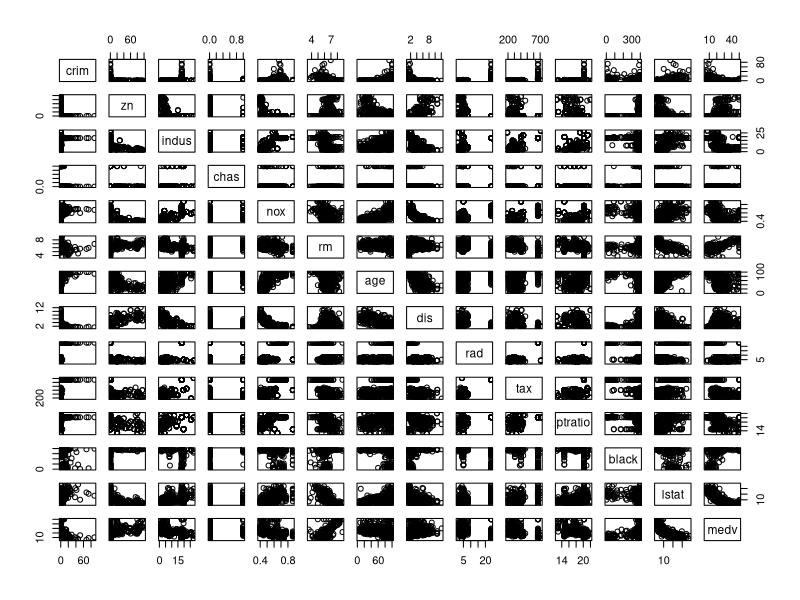
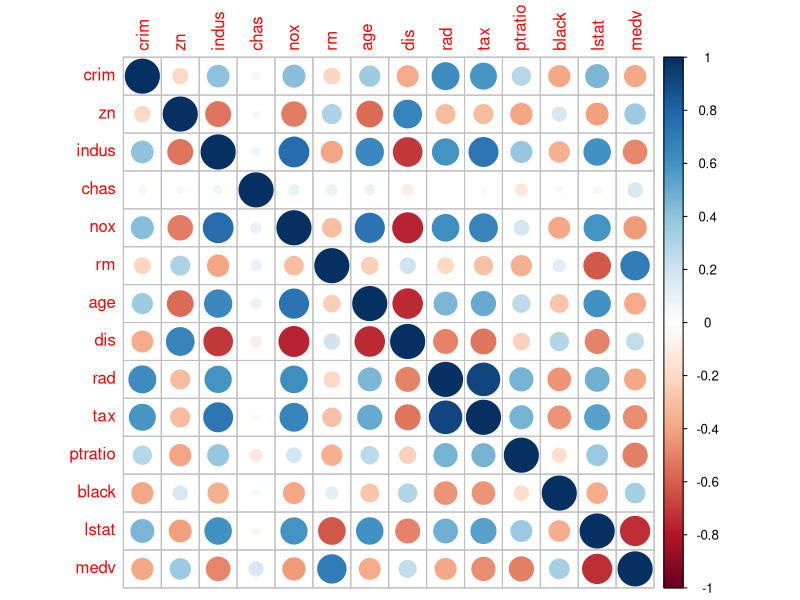
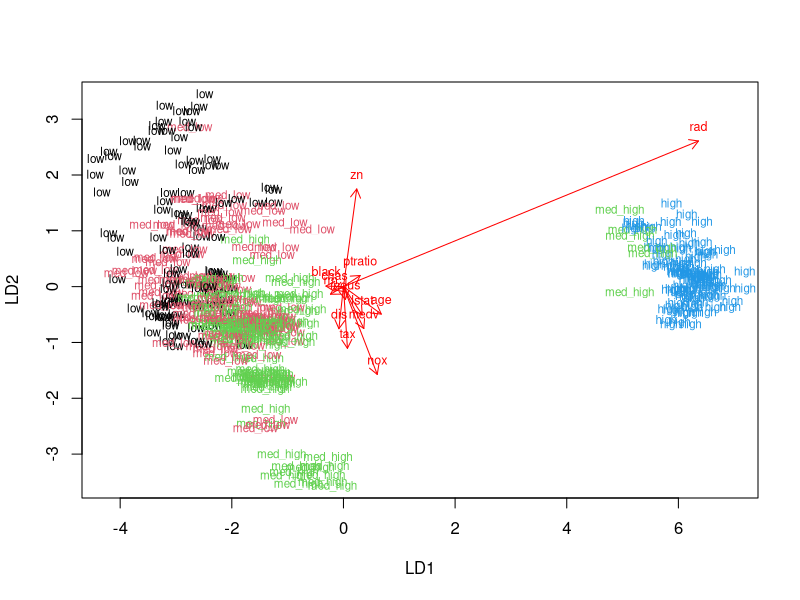
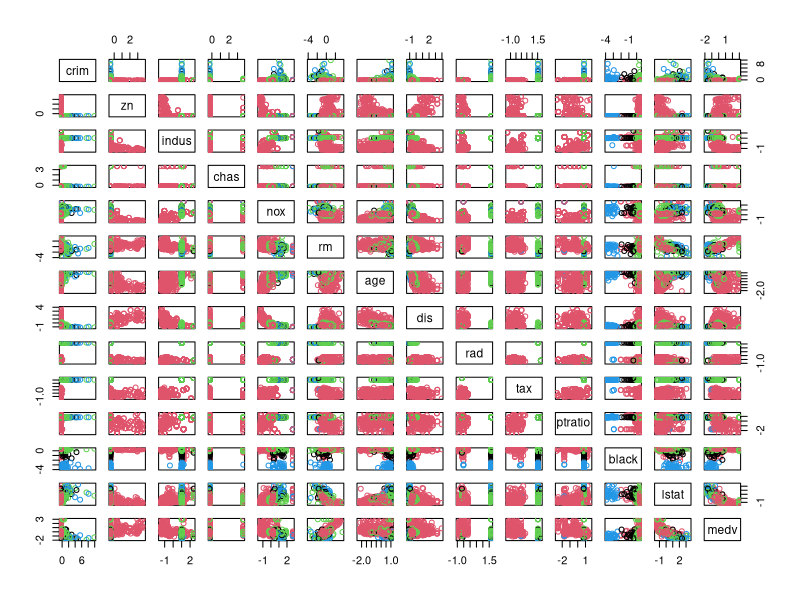
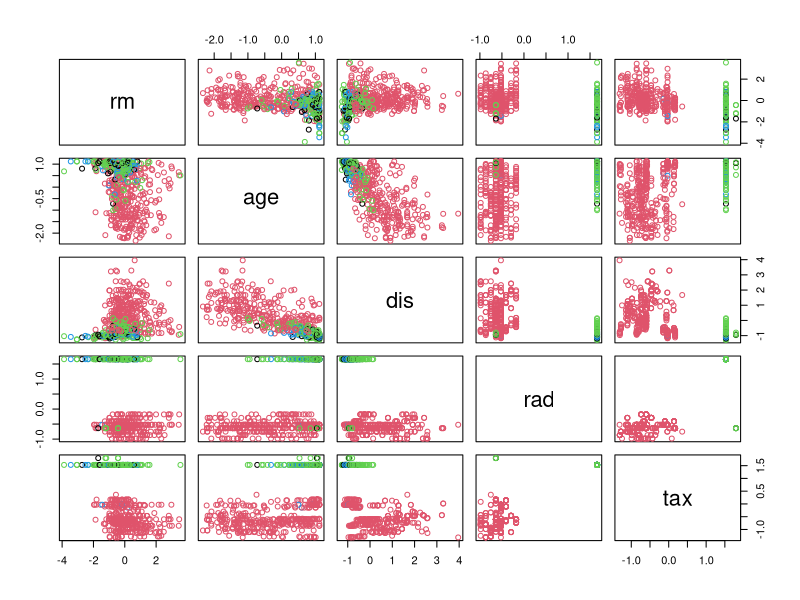

Recreate these plots in R, in order. (Note: this script raises an error after producing the figures.)
## ---- chunk 1
date()
## ---- chunk 2
library(MASS)

# load the data
data("Boston")

# explore the dataset
str(Boston)
dim(Boston)
## ---- chunk 3
# plot matrix of the variables
pairs(Boston)
## ---- chunk 4
library(corrplot)

# calculate the correlation matrix and round it
cor_matrix <- cor(Boston)

# visualize the correlation matrix
corrplot(cor_matrix, method="circle")
## ---- chunk 5
# summaries of the variables of the data
summary(Boston)
## ---- chunk 6
# center and standardize variables
boston_scaled <- scale(Boston)

# summaries of the scaled variables
summary(boston_scaled)

# change the object to data frame
boston_scaled <- as.data.frame(boston_scaled)
## ---- chunk 7

boston_scaled$crim <- as.numeric(boston_scaled$crim)

# create a quantile vector of crim and print it
bins <- quantile(boston_scaled$crim)
bins

# create a categorical variable 'crime'
crime <- cut(boston_scaled$crim,
             breaks = bins,
             include.lowest = TRUE,
             label = c("low", "med_low", "med_high", "high"))

# look at the table of the new factor crime
table(crime)

# remove original crim from the dataset
boston_scaled <- dplyr::select(boston_scaled, -crim)

# add the new categorical value to scaled data
boston_scaled <- data.frame(boston_scaled, crime)
## ---- chunk 8
# number of rows in the Boston dataset 
n <- nrow(boston_scaled)

# choose randomly 80% of the rows
ind <- sample(n,  size = n * 0.8)

# create train set
train <- boston_scaled[ind,]

# create test set 
test <- boston_scaled[-ind,]

# save the correct classes from test data
correct_classes <- test$crime

# remove the crime variable from test data
test <- dplyr::select(test, -crime)

nrow(train); nrow(test);
## ---- chunk 9
# LDA
lda.fit <- lda(crime ~ ., data = train)

# the function for lda biplot arrows
lda.arrows <- function(x, myscale = 1, arrow_heads = 0.1, color = "red", tex = 0.75, choices = c(1,2)){
  heads <- coef(x)
  arrows(x0 = 0, y0 = 0, 
         x1 = myscale * heads[,choices[1]], 
         y1 = myscale * heads[,choices[2]], col=color, length = arrow_heads)
  text(myscale * heads[,choices], labels = row.names(heads), 
       cex = tex, col=color, pos=3)
}

# target classes as numeric
classes <- as.numeric(crime)

# plot the lda results
classes <- as.numeric(train$crime)
plot(lda.fit, dimen = 2, col = classes, pch = classes)
lda.arrows(lda.fit, myscale = 2)
## ---- chunk 10
# predict classes with test data
lda.pred <- predict(lda.fit, newdata = test)

# cross tabulate the results
predictions <- lda.pred$class
table(correct = correct_classes, predicted = predictions)
## ---- chunk 11
library(MASS)
data("Boston")
boston_scaled <- as.data.frame(scale(Boston))

# euclidean distance
dist <- dist(boston_scaled, method = "euclidean")

# look at the summary of the distances
summary(dist)
## ---- chunk 12
set.seed(13)

# k-means clustering with 4 clusters
km <- kmeans(Boston, centers = 4)

# plot the Boston dataset with clusters
pairs(boston_scaled, col = km$cluster)
## ---- chunk 13
pairs(boston_scaled[6:10], col = km$cluster)
## ---- chunk 14
set.seed(123)

# determine the number of clusters
k_max <- 10

# calculate the total within sum of squares
twcss <- sapply(1:k_max, function(k){kmeans(boston_scaled, k)$tot.withinss})

# visualize the results
qplot(x = 1:k_max, y = twcss, geom = 'line')
## ---- chunk 15
# New k-means with 2 clusters
km <- kmeans(boston_scaled, centers = 2)

# plot the scaled Boston dataset with 2 clusters
pairs(Boston, col = km$cluster)
## ---- chunk 16
pairs(boston_scaled[6:10], col = km$cluster)
